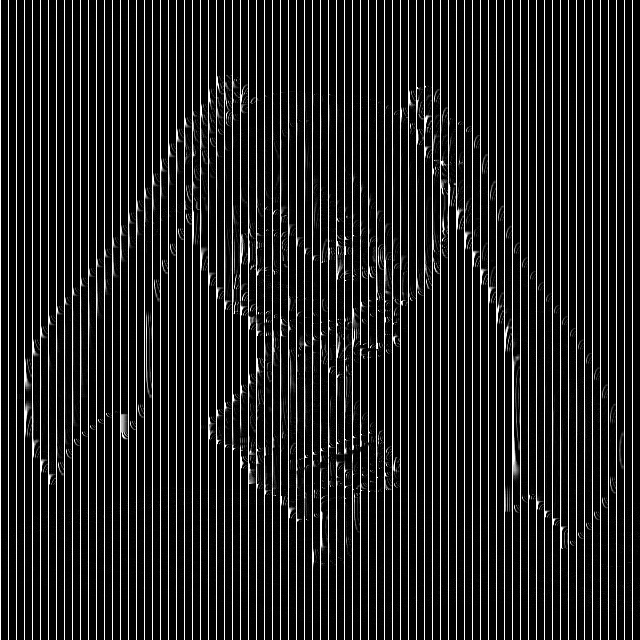
#> input picture dct_image.jpg, 640 x 640 px
$ python inverse_dct.py
#> lines starting #> are read from the running program, lines starting #| are printed output that depends on the picture
import numpy as np
import cv2

# Đọc ảnh DCT từ tệp ảnh DCT đã lưu
dct_image = cv2.imread('dct_image.jpg', cv2.IMREAD_GRAYSCALE)  # Chọn ảnh xám
#> dct_image is the input picture: shape (640, 640); min 0, max 255, mean 35.8

# Kiểm tra xem ảnh đã đọc chưa
if dct_image is None:
    print("Không thể đọc ảnh DCT.")
else:
    # Thực hiện biến đổi ngược DCT 2 chiều bằng hàm idct trong OpenCV
    original_image = cv2.idct(np.float32(dct_image))

    # Chuyển đổi ma trận về kiểu dữ liệu uint8
    original_image = np.uint8(original_image)
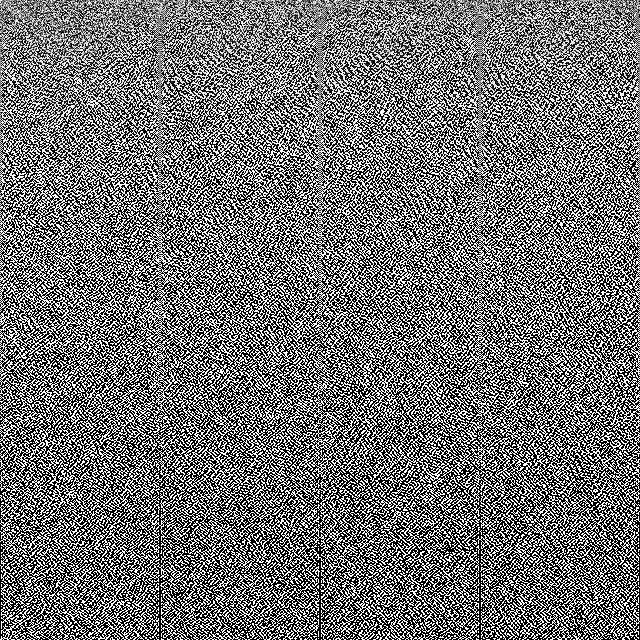
#> original_image: shape (640, 640); min 0, max 255, mean 114.1

    cv2.imwrite('idct_image.jpg', original_image)

    # Hiển thị ảnh gốc
    cv2.imshow('Original Image', original_image)
    cv2.waitKey(0)
    cv2.destroyAllWindows()
